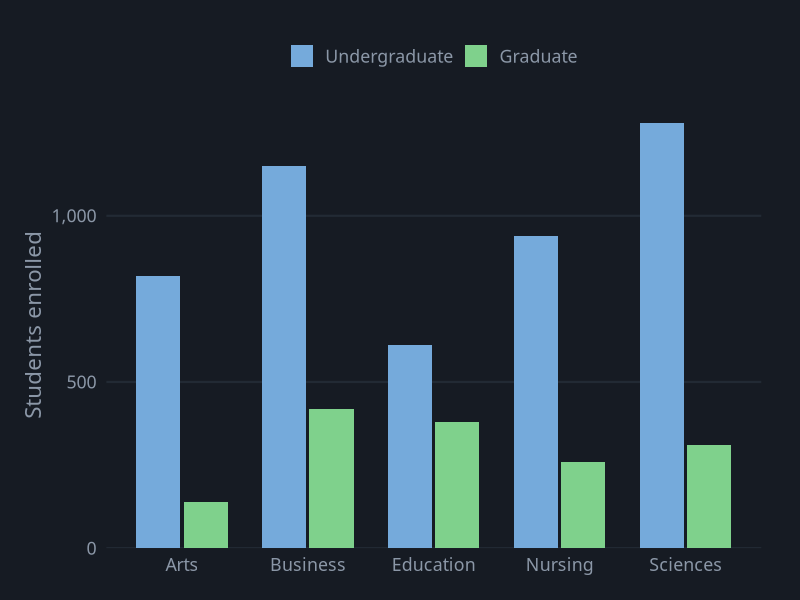
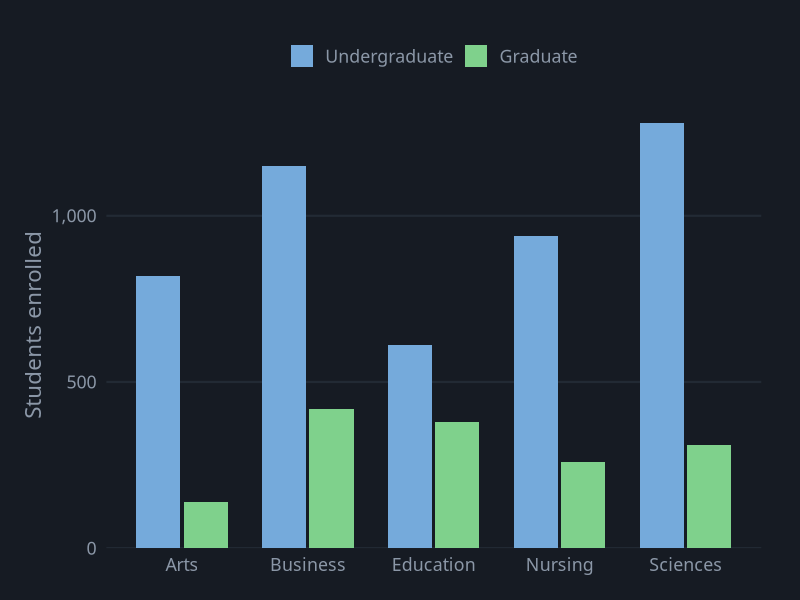

Recreate these plots in R, in order.
# Grouped Bar Chart
# Question: How do undergraduate and graduate enrollments compare within each college?
# Put this script and groupedbar.csv in the same folder, then in RStudio choose
# Session > Set Working Directory > To Source File Location.

library(tidyverse)

# ---- Gallery look: dark background, soft gray text ----
font <- "IBM Plex Sans"   # use "sans" if IBM Plex Sans is not installed
ink  <- "#8B97A7"

theme_gallery <- function() {
  theme_minimal(base_size = 16, base_family = font) +
    theme(
      plot.background  = element_rect(fill = "#161B23", color = NA),
      panel.grid.major = element_line(color = "#222A34"),
      panel.grid.minor = element_blank(),
      text             = element_text(color = ink),
      axis.text        = element_text(color = ink),
      legend.position  = "top",
      legend.title     = element_blank(),
      plot.margin      = margin(24, 28, 18, 18)
    )
}

df <- read_csv("groupedbar.csv", show_col_types = FALSE) |>
  mutate(level = fct_inorder(level))

p <- ggplot(df, aes(x = college, y = students, fill = level)) +
  geom_col(position = position_dodge(width = 0.75), width = 0.7) +
  scale_fill_manual(values = c("Undergraduate" = "#75AADB", "Graduate" = "#7FD18C")) +
  scale_y_continuous(labels = scales::comma, expand = expansion(mult = c(0, 0.05))) +
  labs(x = NULL, y = "Students enrolled") +
  theme_gallery() +
  theme(panel.grid.major.x = element_blank())

ggsave("groupedbar.png", p, width = 9, height = 6, dpi = 200)
p
